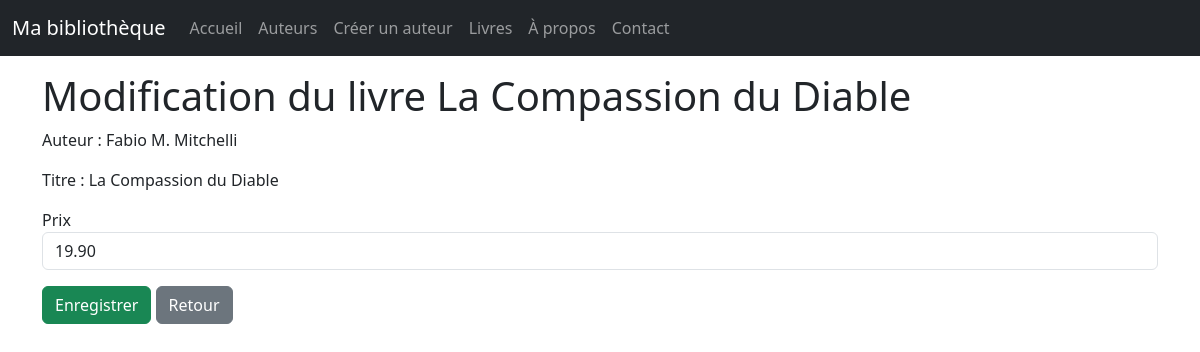
The app's page /livres/1/update/ with its own data.
### monApp/models.py (models this page shows, shortened)
class Livre(db.Model):
    idL = db.Column(db.Integer, primary_key=True)
    Prix = db.Column(db.Float)
    Titre = db.Column(db.String(255))
    Url = db.Column(db.String(255))
    Img = db.Column(db.String(255))
    auteur_id = db.Column (db.Integer , db.ForeignKey ("auteur.idA") )
    auteur = db.relationship ("Auteur", backref =db.backref ("livres", lazy="dynamic") )

class Auteur(db.Model):
    idA = db.Column( db.Integer, primary_key=True )
    Nom = db.Column( db.String(100) )

### monApp/livres/routes.py (the view)
@livres_bp.route("/livres/<int:idL>/update/")
def updateLivre(idL):
    unLivre = db.session.get(Livre, idL)
    if unLivre is None:
        return "Livre introuvable", 404
    return render_template(
        "livre_update.html",
        title="Modifier un livre",
        selectedLivre=unLivre,
        updateForm=FormLivrePrix(idL=unLivre.idL, Prix=unLivre.Prix),
    )

### monApp/livres/forms.py
class FormLivrePrix(FlaskForm):
    idL = HiddenField("idL")
    Prix = DecimalField("Prix", validators=[DataRequired()])

### monApp/livres/templates/livre_update.html (shortened to what this page needs)
{% extends "base.html" %}
{% block main %}
<h1>Modification du livre {{ selectedLivre.Titre }}</h1>
<form method="POST" action="{{ url_for('livres.saveLivre') }}">
    <p>Auteur : {{ selectedLivre.auteur.Nom }}</p>
    <p>Titre : {{ selectedLivre.Titre }}</p>
    <div class="form-group mb-3{% if updateForm.Prix.errors %} has-error{% endif %}">
        {{ updateForm.Prix.label }}
        {{ updateForm.Prix(class_="form-control") }}
    </div>
    <input class="btn btn-success" type="submit" value="Enregistrer">
    <a href="{{ url_for('livres.getLivres') }}" class="btn btn-secondary">Retour</a>
</form>
{% endblock %}

### monApp/static/css/style.css (style rules this page uses)
h1 { color : red; }
body { font-family: sans-serif; }

### records on screen
Livre: Titre "La Compassion du Diable", Prix "19.90"
Auteur: auteur.Nom "Fabio M. Mitchelli"

### other values on screen
{{ updateForm.Prix.label }} "Prix"
